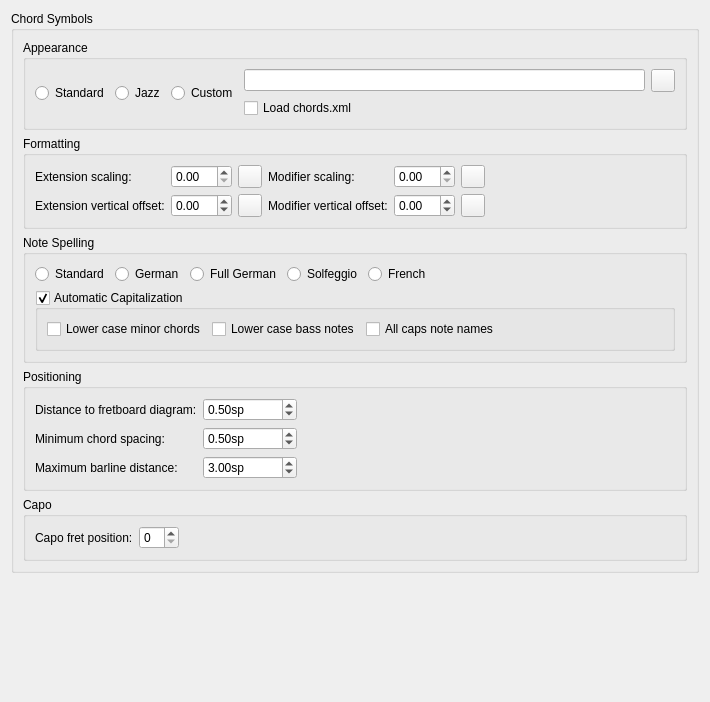
      <widget class="QWidget" name="PageChordSymbols">
       <layout class="QVBoxLayout" name="verticalLayout_12">
        <property name="spacing">
         <number>0</number>
        </property>
        <item>
         <widget class="QGroupBox" name="groupBox_5">
          <property name="title">
           <string>Chord Symbols</string>
          </property>
          <layout class="QVBoxLayout" name="verticalLayout_36">
           <item>
            <widget class="QGroupBox" name="groupBox_25">
             <property name="title">
              <string>Appearance</string>
             </property>
             <layout class="QHBoxLayout" name="horizontalLayout">
              <item>
               <widget class="QRadioButton" name="chordsStandard">
                <property name="text">
                 <string>Standard</string>
                </property>
               </widget>
              </item>
              <item>
               <widget class="QRadioButton" name="chordsJazz">
                <property name="text">
                 <string>Jazz</string>
                </property>
               </widget>
              </item>
              <item>
               <widget class="QRadioButton" name="chordsCustom">
                <property name="text">
                 <string>Custom</string>
                </property>
               </widget>
              </item>
              <item>
               <widget class="QWidget" name="chordDescriptionGroup" native="true">
                <property name="sizePolicy">
                 <sizepolicy hsizetype="Preferred" vsizetype="Preferred">
                  <horstretch>0</horstretch>
                  <verstretch>0</verstretch>
                 </sizepolicy>
                </property>
                <layout class="QGridLayout" name="chordDescriptionLayout">
                 <property name="leftMargin">
                  <number>0</number>
                 </property>
                 <property name="topMargin">
                  <number>0</number>
                 </property>
                 <property name="rightMargin">
                  <number>0</number>
                 </property>
                 <property name="bottomMargin">
                  <number>0</number>
                 </property>
                 <item row="0" column="1">
                  <widget class="QToolButton" name="chordDescriptionFileButton">
                   <property name="text">
                    <string notr="true"/>
                   </property>
                   <property name="icon">
                    <iconset resource="musescore.qrc">
                     <normaloff>:/data/icons/document-open.svg</normaloff>:/data/icons/document-open.svg</iconset>
                   </property>
                  </widget>
                 </item>
                 <item row="1" column="0">
                  <widget class="QCheckBox" name="chordsXmlFile">
                   <property name="text">
                    <string>Load chords.xml</string>
                   </property>
                  </widget>
                 </item>
                 <item row="0" column="0">
                  <widget class="QLineEdit" name="chordDescriptionFile"/>
                 </item>
                </layout>
               </widget>
              </item>
             </layout>
            </widget>
           </item>
           <item>
            <widget class="QGroupBox" name="formattingGroup">
             <property name="title">
              <string>Formatting</string>
             </property>
             <layout class="QGridLayout" name="gridLayout_45">
              <item row="0" column="0">
               <widget class="QLabel" name="labelExtensionMag">
                <property name="text">
                 <string>Extension scaling:</string>
                </property>
                <property name="buddy">
                 <cstring>extensionMag</cstring>
                </property>
               </widget>
              </item>
              <item row="0" column="1">
               <widget class="QDoubleSpinBox" name="extensionMag">
                <property name="singleStep">
                 <double>0.100000000000000</double>
                </property>
               </widget>
              </item>
              <item row="0" column="2">
               <widget class="QToolButton" name="resetExtensionMag">
                <property name="toolTip">
                 <string>Reset to default</string>
                </property>
                <property name="accessibleName">
                 <string>Reset 'Extension scaling' value</string>
                </property>
                <property name="text">
                 <string notr="true"/>
                </property>
                <property name="icon">
                 <iconset resource="musescore.qrc">
                  <normaloff>:/data/icons/edit-reset.svg</normaloff>:/data/icons/edit-reset.svg</iconset>
                </property>
               </widget>
              </item>
              <item row="0" column="3">
               <widget class="QLabel" name="labelModifierMag">
                <property name="text">
                 <string>Modifier scaling:</string>
                </property>
                <property name="buddy">
                 <cstring>modifierMag</cstring>
                </property>
               </widget>
              </item>
              <item row="0" column="4">
               <widget class="QDoubleSpinBox" name="modifierMag">
                <property name="singleStep">
                 <double>0.100000000000000</double>
                </property>
               </widget>
              </item>
              <item row="0" column="5">
               <widget class="QToolButton" name="resetModifierMag">
                <property name="toolTip">
                 <string>Reset to default</string>
                </property>
                <property name="accessibleName">
                 <string>Reset 'Modifier scaling' value</string>
                </property>
                <property name="text">
                 <string notr="true"/>
                </property>
                <property name="icon">
                 <iconset resource="musescore.qrc">
                  <normaloff>:/data/icons/edit-reset.svg</normaloff>:/data/icons/edit-reset.svg</iconset>
                </property>
               </widget>
              </item>
              <item row="1" column="0">
               <widget class="QLabel" name="labelExtensionAdjust">
                <property name="text">
                 <string>Extension vertical offset:</string>
                </property>
                <property name="buddy">
                 <cstring>extensionAdjust</cstring>
                </property>
               </widget>
              </item>
              <item row="1" column="1">
               <widget class="QDoubleSpinBox" name="extensionAdjust">
                <property name="minimum">
                 <double>-99.99</double>
                </property>
               </widget>
              </item>
              <item row="1" column="2">
               <widget class="QToolButton" name="resetExtensionAdjust">
                <property name="toolTip">
                 <string>Reset to default</string>
                </property>
                <property name="accessibleName">
                 <string>Reset 'Extension vertical offset' value</string>
                </property>
                <property name="text">
                 <string notr="true"/>
                </property>
                <property name="icon">
                 <iconset resource="musescore.qrc">
                  <normaloff>:/data/icons/edit-reset.svg</normaloff>:/data/icons/edit-reset.svg</iconset>
                </property>
               </widget>
              </item>
              <item row="1" column="3">
               <widget class="QLabel" name="labelModifierAdjust">
                <property name="text">
                 <string>Modifier vertical offset:</string>
                </property>
                <property name="buddy">
                 <cstring>modifierAdjust</cstring>
                </property>
               </widget>
              </item>
              <item row="1" column="4">
               <widget class="QDoubleSpinBox" name="modifierAdjust">
                <property name="minimum">
                 <double>-99.99</double>
                </property>
               </widget>
              </item>
              <item row="1" column="5">
               <widget class="QToolButton" name="resetModifierAdjust">
                <property name="toolTip">
                 <string>Reset to default</string>
                </property>
                <property name="accessibleName">
                 <string>Reset 'Modifier vertical offset' value</string>
                </property>
                <property name="text">
                 <string notr="true"/>
                </property>
                <property name="icon">
                 <iconset resource="musescore.qrc">
                  <normaloff>:/data/icons/edit-reset.svg</normaloff>:/data/icons/edit-reset.svg</iconset>
                </property>
               </widget>
              </item>
              <item row="0" column="6">
               <spacer name="horizontalSpacer_13">
                <property name="orientation">
                 <enum>Qt::Horizontal</enum>
                </property>
                <property name="sizeHint" stdset="0">
                 <size>
                  <width>40</width>
                  <height>20</height>
                 </size>
                </property>
               </spacer>
              </item>
             </layout>
            </widget>
           </item>
           <item>
            <widget class="QGroupBox" name="groupBox_23">
             <property name="title">
              <string>Note Spelling</string>
             </property>
             <layout class="QVBoxLayout" name="verticalLayout_37">
              <item>
               <layout class="QHBoxLayout" name="horizontalLayout_6">
                <item>
                 <widget class="QRadioButton" name="useStandardNoteNames">
                  <property name="toolTip">
                   <string notr="true">A, B♭, B, C, C♯, …</string>
                  </property>
                  <property name="text">
                   <string>Standard</string>
                  </property>
                 </widget>
                </item>
                <item>
                 <widget class="QRadioButton" name="useGermanNoteNames">
                  <property name="toolTip">
                   <string notr="true">A, B♭, H, C, C♯, …</string>
                  </property>
                  <property name="text">
                   <string>German</string>
                  </property>
                 </widget>
                </item>
                <item>
                 <widget class="QRadioButton" name="useFullGermanNoteNames">
                  <property name="toolTip">
                   <string notr="true">A, B, H, C, Cis, …</string>
                  </property>
                  <property name="text">
                   <string>Full German</string>
                  </property>
                 </widget>
                </item>
                <item>
                 <widget class="QRadioButton" name="useSolfeggioNoteNames">
                  <property name="toolTip">
                   <string notr="true">Do, Do♯, Re♭, Re, …</string>
                  </property>
                  <property name="text">
                   <string>Solfeggio</string>
                  </property>
                 </widget>
                </item>
                <item>
                 <widget class="QRadioButton" name="useFrenchNoteNames">
                  <property name="toolTip">
                   <string notr="true">Do, Do♯, Ré♭, Ré, …</string>
                  </property>
                  <property name="text">
                   <string>French</string>
                  </property>
                 </widget>
                </item>
                <item>
                 <spacer name="horizontalSpacer_12">
                  <property name="orientation">
                   <enum>Qt::Horizontal</enum>
                  </property>
                  <property name="sizeHint" stdset="0">
                   <size>
                    <width>40</width>
                    <height>20</height>
                   </size>
                  </property>
                 </spacer>
                </item>
               </layout>
              </item>
              <item>
               <widget class="QGroupBox" name="automaticCapitalization">
                <property name="title">
                 <string>Automatic Capitalization</string>
                </property>
                <property name="checkable">
                 <bool>true</bool>
                </property>
                <layout class="QHBoxLayout" name="horizontalLayout_12">
                 <item>
                  <widget class="QCheckBox" name="lowerCaseMinorChords">
                   <property name="text">
                    <string>Lower case minor chords</string>
                   </property>
                  </widget>
                 </item>
                 <item>
                  <widget class="QCheckBox" name="lowerCaseBassNotes">
                   <property name="text">
                    <string>Lower case bass notes</string>
                   </property>
                  </widget>
                 </item>
                 <item>
                  <widget class="QCheckBox" name="allCapsNoteNames">
                   <property name="text">
                    <string>All caps note names</string>
                   </property>
                  </widget>
                 </item>
                 <item>
                  <spacer name="horizontalSpacer_17">
                   <property name="orientation">
                    <enum>Qt::Horizontal</enum>
                   </property>
                   <property name="sizeHint" stdset="0">
                    <size>
                     <width>40</width>
                     <height>20</height>
                    </size>
                   </property>
                  </spacer>
                 </item>
                </layout>
               </widget>
              </item>
             </layout>
            </widget>
           </item>
           <item>
            <widget class="QGroupBox" name="groupBox_24">
             <property name="title">
              <string>Positioning</string>
             </property>
             <layout class="QGridLayout" name="gridLayout_15">
              <item row="1" column="1">
               <widget class="QDoubleSpinBox" name="minHarmonyDistance">
                <property name="suffix">
                 <string>sp</string>
                </property>
                <property name="minimum">
                 <double>-50.000000000000000</double>
                </property>
                <property name="maximum">
                 <double>10.000000000000000</double>
                </property>
                <property name="singleStep">
                 <double>0.100000000000000</double>
                </property>
                <property name="value">
                 <double>0.500000000000000</double>
                </property>
               </widget>
              </item>
              <item row="0" column="0">
               <widget class="QLabel" name="label_79">
                <property name="text">
                 <string>Distance to fretboard diagram:</string>
                </property>
                <property name="buddy">
                 <cstring>harmonyFretDist</cstring>
                </property>
               </widget>
              </item>
              <item row="0" column="1">
               <widget class="QDoubleSpinBox" name="harmonyFretDist">
                <property name="enabled">
                 <bool>true</bool>
                </property>
                <property name="suffix">
                 <string extracomment="spatium unit">sp</string>
                </property>
                <property name="minimum">
                 <double>-10000.000000000000000</double>
                </property>
                <property name="maximum">
                 <double>10000.000000000000000</double>
                </property>
                <property name="singleStep">
                 <double>0.500000000000000</double>
                </property>
                <property name="value">
                 <double>0.500000000000000</double>
                </property>
               </widget>
              </item>
              <item row="1" column="0">
               <widget class="QLabel" name="label_1001">
                <property name="text">
                 <string>Minimum chord spacing:</string>
                </property>
                <property name="buddy">
                 <cstring>minHarmonyDistance</cstring>
                </property>
               </widget>
              </item>
              <item row="2" column="5">
               <spacer name="horizontalSpacer_11">
                <property name="orientation">
                 <enum>Qt::Horizontal</enum>
                </property>
                <property name="sizeHint" stdset="0">
                 <size>
                  <width>40</width>
                  <height>20</height>
                 </size>
                </property>
               </spacer>
              </item>
              <item row="2" column="0">
               <widget class="QLabel" name="label_1002">
                <property name="text">
                 <string>Maximum barline distance:</string>
                </property>
                <property name="buddy">
                 <cstring>maxHarmonyBarDistance</cstring>
                </property>
               </widget>
              </item>
              <item row="2" column="1">
               <widget class="QDoubleSpinBox" name="maxHarmonyBarDistance">
                <property name="suffix">
                 <string>sp</string>
                </property>
                <property name="minimum">
                 <double>-50.000000000000000</double>
                </property>
                <property name="maximum">
                 <double>50.000000000000000</double>
                </property>
                <property name="singleStep">
                 <double>0.500000000000000</double>
                </property>
                <property name="value">
                 <double>3.000000000000000</double>
                </property>
               </widget>
              </item>
             </layout>
            </widget>
           </item>
           <item>
            <widget class="QGroupBox" name="groupBox_27">
             <property name="title">
              <string extracomment="Capodastro">Capo</string>
             </property>
             <layout class="QGridLayout" name="gridLayout_13">
              <item row="0" column="1">
               <widget class="QSpinBox" name="capoPosition">
                <property name="maximum">
                 <number>11</number>
                </property>
               </widget>
              </item>
              <item row="0" column="2">
               <spacer name="horizontalSpacer_6">
                <property name="orientation">
                 <enum>Qt::Horizontal</enum>
                </property>
                <property name="sizeHint" stdset="0">
                 <size>
                  <width>496</width>
                  <height>20</height>
                 </size>
                </property>
               </spacer>
              </item>
              <item row="0" column="0">
               <widget class="QLabel" name="label_60">
                <property name="text">
                 <string extracomment="Capodastro">Capo fret position:</string>
                </property>
                <property name="buddy">
                 <cstring>capoPosition</cstring>
                </property>
               </widget>
              </item>
             </layout>
            </widget>
           </item>
          </layout>
         </widget>
        </item>
        <item>
         <spacer name="verticalSpacer_61">
          <property name="orientation">
           <enum>Qt::Vertical</enum>
          </property>
          <property name="sizeHint" stdset="0">
           <size>
            <width>496</width>
            <height>118</height>
           </size>
          </property>
         </spacer>
        </item>
       </layout>
      </widget>
